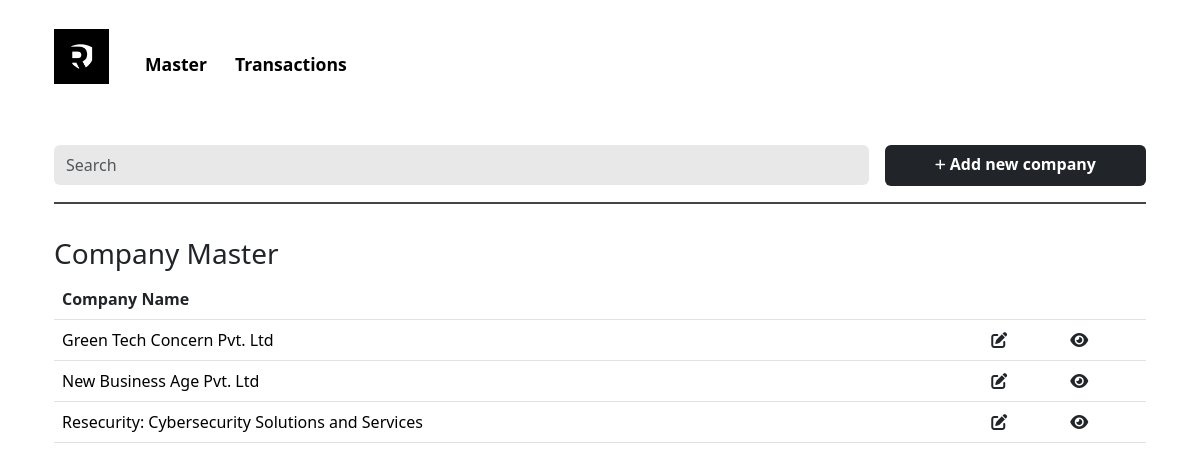
Before: /master/?selection=company with the older database file.
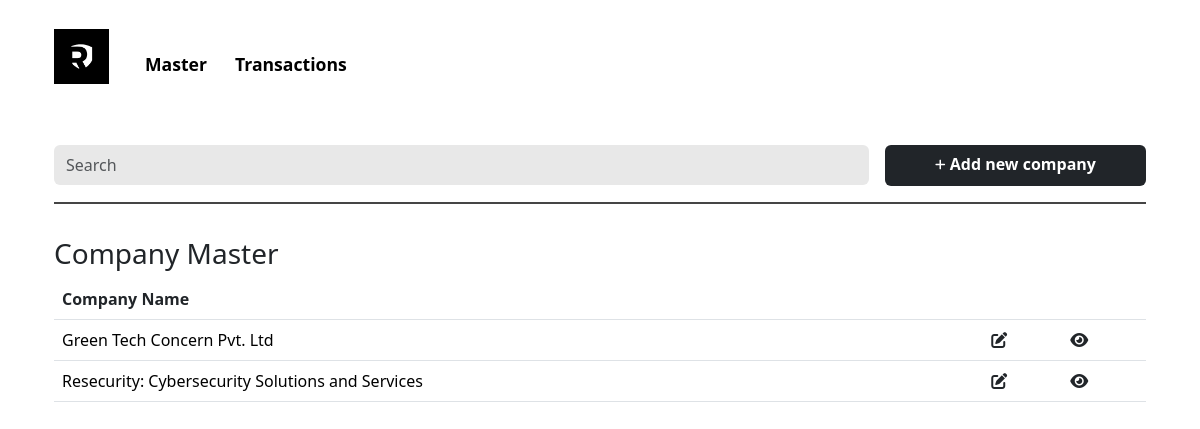
After: the same page with the newer database file.
### resecurityapp/models.py (models this page shows, shortened)
class Company(models.Model):
    Company_Name = models.CharField(max_length=100)
    sector = models.ForeignKey(Sector, on_delete=models.CASCADE)
    address = models.CharField(max_length=255)
    city = models.CharField(max_length=100)
    country = models.CharField(max_length=100)
    Contact_Person = models.CharField(max_length=100)
    designation = models.CharField(max_length=100)
    email = models.EmailField()
    Phone_Number = models.CharField(max_length=20)
    requirement = models.ForeignKey(Requirement, on_delete=models.CASCADE)
    Requirement_Description = models.TextField()
    price = models.CharField(max_length=100)
    via = models.ForeignKey(Via, on_delete=models.CASCADE)
    status = models.ForeignKey(Status, on_delete=models.CASCADE)
    class Meta:
        verbose_name_plural = "companies"

### resecurityapp/views.py (the view)
# urls.py: path('master/', views.master, name='master'),
def master(request):
    companies = Company.objects.all()
    sectors = Sector.objects.all()
    requirements = Requirement.objects.all()
    vias = Via.objects.all()
    statuses = Status.objects.all()
    partners = Partner.objects.all()
    selection = request.GET.get('selection', None)
    return render(request, 'master.html', {'companies': companies, 'sectors': sectors, 'requirements': requirements, 'vias': vias, 'statuses': statuses, 'partners': partners, 'selection': selection})

### templates/master.html (shortened to what this page needs)
{% load static %}
<!doctype html>
<html lang="en">
<head>
    <link href="https://cdn.jsdelivr.net/npm/bootstrap@5.3.2/dist/css/bootstrap.min.css" rel="stylesheet">
    <link href="{% static 'css/homepage.css' %}" rel="stylesheet">
</head>
<body>
    <div class="container">
        <div id="navbar">
            <nav class="navbar navbar-expand-lg justify-content-center">
                <div class="container-fluid mt-3">
                    <a class="navbar-brand" href="{% url 'homepage' %}">
                        <img src="{% static 'images/logo.png' %}" alt="Resecurity CRM" width="55">
                    </a>
                    <div class="collapse navbar-collapse" id="navbarNav">
                        <ul class="navbar-nav mt-3">
                            <li class="nav-item" id="master">
                                <a class="nav-link fw-semibold" style="cursor: pointer;">Master</a>
                            </li>
                            <li class="nav-item active" id="transactions">
                                <a class="nav-link fw-semibold" href="{% url 'homepage' %}">Transactions</a>
                            </li>
                        </ul>
                    </div>
                </div>
            </nav>
        </div>
        {% if selection == "company" %}
        <div id="company-section">
            <div class="container mt-5">
                <div class="row g-3">
                    <div class="col">
                        <input class="form-control me-2 py-2" type="search" id="company-search" placeholder="Search" aria-label="Search">
                    </div>
                    <div class="col-3">
                        <a href="{% url 'newcompany' %}">
                            <button type="submit" class="btn fw-semibold w-100" name="company-submit" style="background-color: #212529;">
                                <i class="fa-solid fa-plus fa-xs" style="color: #ffffff;"></i> Add new company
                            </button>
                        </a>
                    </div>
                </div>
                <div class="hl mt-3"></div>
            </div>
            <div id="company-detail-content" class="company-detail-content container">
                <h3>Company Master</h3>
                <table class="table">
                    <thead>
                        <tr>
                            <th scope="col">Company Name</th>
                            <th scope="col"></th>
                            <th scope="col"></th>
                        </tr>
                    </thead>
                    <tbody>
                        {% for company in companies %}
                        <tr>
                            <td>{{ company.Company_Name }}</td>
                            <td>
                                <a href="{% url 'companyform' company.id %}">
                                    <i class="fa-solid fa-pen-to-square" style="color: #212529;"></i>
                                </a>
                            </td>
                            <td>
                                <a href="{% url 'companydetails' company.id %}">
                                    <i class="fa-solid fa-eye" style="color: #212529;"></i>
                                </a>
                            </td>
                        </tr>
                        {% endfor %}
                    </tbody>
                </table>
            </div>
        </div>
        {% endif %}
    </div>
</body>
</html>

Changed rows visible on the page:
removed Company: Company_Name "New Business Age Pvt. Ltd"
